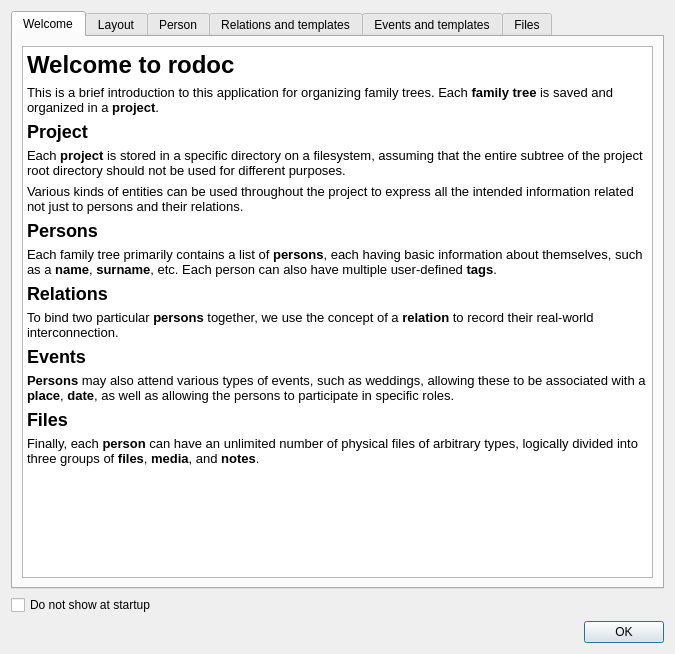
<?xml version="1.0" encoding="UTF-8"?>
<ui version="4.0">
 <class>HelpDialog</class>
 <widget class="QDialog" name="HelpDialog">
  <property name="geometry">
   <rect>
    <x>0</x>
    <y>0</y>
    <width>675</width>
    <height>654</height>
   </rect>
  </property>
  <property name="windowTitle">
   <string>Help</string>
  </property>
  <property name="windowIcon">
   <iconset resource="resources.qrc">
    <normaloff>:/resources/appIcon.svg</normaloff>:/resources/appIcon.svg</iconset>
  </property>
  <layout class="QVBoxLayout" name="verticalLayout">
   <item>
    <widget class="QTabWidget" name="tabWidget">
     <property name="currentIndex">
      <number>0</number>
     </property>
     <widget class="QWidget" name="tab">
      <attribute name="title">
       <string>Welcome</string>
      </attribute>
      <layout class="QVBoxLayout" name="verticalLayout_2">
       <item>
        <widget class="QTextEdit" name="welcome">
         <property name="readOnly">
          <bool>true</bool>
         </property>
         <property name="markdown">
          <string># Welcome to rodoc

This is a brief introduction to this application for organizing family trees.
Each **family tree** is saved and organized in a **project**.

## Project

Each **project** is stored in a specific directory on a filesystem, assuming that
the entire subtree of the project root directory should not be used for
different purposes.

Various kinds of entities can be used throughout the project to express all the
intended information related not just to persons and their relations.

## Persons

Each family tree primarily contains a list of **persons**, each having basic
information about themselves, such as a **name**, **surname**, etc. Each person
can also have multiple user-defined **tags**.

## Relations

To bind two particular **persons** together, we use the concept of a **relation**
to record their real-world interconnection.

## Events

**Persons** may also attend various types of events, such as weddings, allowing
these to be associated with a **place**, **date**, as well as allowing the
persons to participate in specific roles.

## Files

Finally, each **person** can have an unlimited number of physical files of
arbitrary types, logically divided into three groups of **files**, **media**, and 
**notes**.

</string>
         </property>
         <property name="html">
          <string>&lt;!DOCTYPE HTML PUBLIC &quot;-//W3C//DTD HTML 4.0//EN&quot; &quot;http://www.w3.org/TR/REC-html40/strict.dtd&quot;&gt;
&lt;html&gt;&lt;head&gt;&lt;meta name=&quot;qrichtext&quot; content=&quot;1&quot; /&gt;&lt;style type=&quot;text/css&quot;&gt;
p, li { white-space: pre-wrap; }
&lt;/style&gt;&lt;/head&gt;&lt;body style=&quot; font-family:'Noto Sans'; font-size:10pt; font-weight:400; font-style:normal;&quot;&gt;
&lt;h1 style=&quot; margin-top:0px; margin-bottom:0px; margin-left:0px; margin-right:0px; -qt-block-indent:0; text-indent:0px;&quot;&gt;&lt;span style=&quot; font-size:xx-large; font-weight:600;&quot;&gt;Welcome to rodoc&lt;/span&gt;&lt;/h1&gt;
&lt;p style=&quot; margin-top:6px; margin-bottom:6px; margin-left:0px; margin-right:0px; -qt-block-indent:0; text-indent:0px;&quot;&gt;This is a brief introduction to this application for organizing family trees. Each &lt;span style=&quot; font-weight:600;&quot;&gt;family tree&lt;/span&gt; is saved and organized in a &lt;span style=&quot; font-weight:600;&quot;&gt;project&lt;/span&gt;.&lt;/p&gt;
&lt;h2 style=&quot; margin-top:0px; margin-bottom:0px; margin-left:0px; margin-right:0px; -qt-block-indent:0; text-indent:0px;&quot;&gt;&lt;span style=&quot; font-size:x-large; font-weight:600;&quot;&gt;Project&lt;/span&gt;&lt;/h2&gt;
&lt;p style=&quot; margin-top:6px; margin-bottom:6px; margin-left:0px; margin-right:0px; -qt-block-indent:0; text-indent:0px;&quot;&gt;Each &lt;span style=&quot; font-weight:600;&quot;&gt;project&lt;/span&gt; is stored in a specific directory on a filesystem, assuming that the entire subtree of the project root directory should not be used for different purposes.&lt;/p&gt;
&lt;p style=&quot; margin-top:6px; margin-bottom:6px; margin-left:0px; margin-right:0px; -qt-block-indent:0; text-indent:0px;&quot;&gt;Various kinds of entities can be used throughout the project to express all the intended information related not just to persons and their relations.&lt;/p&gt;
&lt;h2 style=&quot; margin-top:0px; margin-bottom:0px; margin-left:0px; margin-right:0px; -qt-block-indent:0; text-indent:0px;&quot;&gt;&lt;span style=&quot; font-size:x-large; font-weight:600;&quot;&gt;Persons&lt;/span&gt;&lt;/h2&gt;
&lt;p style=&quot; margin-top:6px; margin-bottom:6px; margin-left:0px; margin-right:0px; -qt-block-indent:0; text-indent:0px;&quot;&gt;Each family tree primarily contains a list of &lt;span style=&quot; font-weight:600;&quot;&gt;persons&lt;/span&gt;, each having basic information about themselves, such as a &lt;span style=&quot; font-weight:600;&quot;&gt;name&lt;/span&gt;, &lt;span style=&quot; font-weight:600;&quot;&gt;surname&lt;/span&gt;, etc. Each person can also have multiple user-defined &lt;span style=&quot; font-weight:600;&quot;&gt;tags&lt;/span&gt;.&lt;/p&gt;
&lt;h2 style=&quot; margin-top:0px; margin-bottom:0px; margin-left:0px; margin-right:0px; -qt-block-indent:0; text-indent:0px;&quot;&gt;&lt;span style=&quot; font-size:x-large; font-weight:600;&quot;&gt;Relations&lt;/span&gt;&lt;/h2&gt;
&lt;p style=&quot; margin-top:6px; margin-bottom:6px; margin-left:0px; margin-right:0px; -qt-block-indent:0; text-indent:0px;&quot;&gt;To bind two particular &lt;span style=&quot; font-weight:600;&quot;&gt;persons&lt;/span&gt; together, we use the concept of a &lt;span style=&quot; font-weight:600;&quot;&gt;relation&lt;/span&gt; to record their real-world interconnection.&lt;/p&gt;
&lt;h2 style=&quot; margin-top:0px; margin-bottom:0px; margin-left:0px; margin-right:0px; -qt-block-indent:0; text-indent:0px;&quot;&gt;&lt;span style=&quot; font-size:x-large; font-weight:600;&quot;&gt;Events&lt;/span&gt;&lt;/h2&gt;
&lt;p style=&quot; margin-top:6px; margin-bottom:6px; margin-left:0px; margin-right:0px; -qt-block-indent:0; text-indent:0px;&quot;&gt;&lt;span style=&quot; font-weight:600;&quot;&gt;Persons&lt;/span&gt; may also attend various types of events, such as weddings, allowing these to be associated with a &lt;span style=&quot; font-weight:600;&quot;&gt;place&lt;/span&gt;, &lt;span style=&quot; font-weight:600;&quot;&gt;date&lt;/span&gt;, as well as allowing the persons to participate in specific roles.&lt;/p&gt;
&lt;h2 style=&quot; margin-top:0px; margin-bottom:0px; margin-left:0px; margin-right:0px; -qt-block-indent:0; text-indent:0px;&quot;&gt;&lt;span style=&quot; font-size:x-large; font-weight:600;&quot;&gt;Files&lt;/span&gt;&lt;/h2&gt;
&lt;p style=&quot; margin-top:6px; margin-bottom:6px; margin-left:0px; margin-right:0px; -qt-block-indent:0; text-indent:0px;&quot;&gt;Finally, each &lt;span style=&quot; font-weight:600;&quot;&gt;person&lt;/span&gt; can have an unlimited number of physical files of arbitrary types, logically divided into three groups of &lt;span style=&quot; font-weight:600;&quot;&gt;files&lt;/span&gt;, &lt;span style=&quot; font-weight:600;&quot;&gt;media&lt;/span&gt;, and &lt;span style=&quot; font-weight:600;&quot;&gt;notes&lt;/span&gt;.&lt;/p&gt;&lt;/body&gt;&lt;/html&gt;</string>
         </property>
        </widget>
       </item>
      </layout>
     </widget>
     <widget class="QWidget" name="tab_2">
      <attribute name="title">
       <string>Layout</string>
      </attribute>
      <layout class="QHBoxLayout" name="horizontalLayout">
       <item>
        <widget class="QTextEdit" name="layout">
         <property name="readOnly">
          <bool>true</bool>
         </property>
         <property name="markdown">
          <string># Layout

The **main window** has its **menu** and two separate **panels**.

## Menu

**The menu** is for using the app functions.

- Changing the **settings**
- Saving and opening **projects**
- Editing **templates**
- Making **exports**
- **Importing** data

## Panels

The left panel displays the information regarding the active person or
so-called **proband**, while the right panel serves for the **family tree**
visualization.

### Left Panel

The left panel contains the name of the **proband** at the top, and next to that
options to create a new person or delete the current one. Under that, there are
several tabs:

- **General** serves for changing the default **proband** information and **tags**
- Tabs **relations**, **events**, **files**, **media**, and **notes** permits
  organizing the same-named entities

### Right Panel

The right panel is also internally organized into three tabs where every view
is interactive.

1.  **Project overview** is a list of all **entities**, which can be filtered.
2.  **Close family** is a diagram of all persons in relation to the **proband**.
    These persons are separated into three generations.
3.  **Tree view** is a diagram of the **family tree** showing the so-called *hourglass
    shape diagram. The number of generations shown can be configured, it is
    also possible to zoom in and out the view.
</string>
         </property>
        </widget>
       </item>
      </layout>
     </widget>
     <widget class="QWidget" name="tab_3">
      <attribute name="title">
       <string>Person</string>
      </attribute>
      <layout class="QVBoxLayout" name="verticalLayout_3">
       <item>
        <widget class="QTextEdit" name="persons">
         <property name="readOnly">
          <bool>true</bool>
         </property>
         <property name="markdown">
          <string># Person

Each **person** has a set of values that can be edited:

- **Titles** before and after a full name (e.g., *M.Sc.* or *Ph.D.*)
- **Name** (e.g., *John*)
- **Surname** (e.g., *Swanson*)
- **Birthname** (e.g., *Smith*)
- **Gender** (e.g., *Male*)
- **Date of birth** (e.g., *23. 2. 2000*)
- **Place of birth** (e.g., *Prague*)
- Flag for an **alive** person, otherwise a **date** and **place of death**

## Dates

Every **date** value can actually be:

- **Unknown** as a special value for missing information
- Just a **single date** (e.g., *23. 2. 2000*)
- **Range** of two dates (e.g., *From: 23. 2. 2000 to: 25. 2. 2000*)

Each date can also be associated with an optional **note** allowing to hold any
information intended.

## Tags

**Tag** is a pair of a **name** and its **value**. Each person can be associated
with an arbitrary number of such tags. However, they need to be unique.
Whenever a new tag name is used for the first time, it becomes globally
available within the entire project.

</string>
         </property>
        </widget>
       </item>
      </layout>
     </widget>
     <widget class="QWidget" name="tab_5">
      <attribute name="title">
       <string>Relations and templates</string>
      </attribute>
      <layout class="QHBoxLayout" name="horizontalLayout_2">
       <item>
        <widget class="QTextEdit" name="relations">
         <property name="readOnly">
          <bool>true</bool>
         </property>
         <property name="markdown">
          <string># Relations

**Relation** entity allows to bind two particular persons together to represent
their real-world relationship. Each relation has these two pieces of
information:

- **First person** (e.g., *John Swanson*)
- **Second person** (e.g., *Roy Swanson*)

In order not to be restrained by a hard-wired list of permitted relations, the
concept of a **relation template** was introduced.

## Relation Templates

Each template has the following characteristics:

- **Title** (e.g., *Fatherhood*)
- **Description** (e.g., *Relation between a father and a child*)
- Name of the **first person** (e.g., *father*)
- Name of the **second person** (e.g., *child*)
- **Generation difference** (e.g., *-1*)
- **Trait** (e.g., *Fatherhood*)

### Generation Difference

**Generation difference** describes which person is older and which one is
younger. Any number can be possibly provided, but only **-1**, **0**, and **1**
usually make sense.

- **-1** means that the first person is older,
- **0** means that both persons are in the same generation
- **1** means that the first person is younger.

### Trait

**Trait** determines how a particular **relation** is intended to be
interpretted. The given list of possibilities shadows the real world.

- **No special trait** (e.g., *Uncle-Nephew*)
- **Motherhood** (e.g., *Mother-Daughter*)
- **Fatherhood** (e.g., *Father-Son*)
- **Partnership** (e.g., *Marriage*)
- **Sibling** (e.g., *Brother-Sister*)

### Predefined Templates

Relation templates must be created first before they can be used. While it is
possible to introduce specific user-defined templates, several widely used
templates were already predefined and are available for import:

- **Fatherhood**
- **Motherhood**
- **Adoptive motherhood**
- **Adoptive fatherhood**
- **Partnership**
- **Marriage**
- **Brotherhood**
- **Sisterhood**
- **Siblings**

## Promotion

When a **person** has several **relations** of the same and supported **trait**
(e.g., *Father*, *Mother*, *Partner*, ...), one of them can be declared as **promoted
**, i.e., considered as the main one.

## Suggestions

After a new **relation** is created, several **suggestions** for additional
plausible relations that can be inferred are automatically offered in order to
smooth the entire process.

- **Partnership relation** -&gt; share children between both of them
- **Sibling relation** -&gt; share parents
- **Parent relation** -&gt; children are bound as siblings, partners as parents, and
  vice versa
</string>
         </property>
        </widget>
       </item>
      </layout>
     </widget>
     <widget class="QWidget" name="tab_4">
      <attribute name="title">
       <string>Events and templates</string>
      </attribute>
      <layout class="QHBoxLayout" name="horizontalLayout_3">
       <item>
        <widget class="QTextEdit" name="events">
         <property name="readOnly">
          <bool>true</bool>
         </property>
         <property name="markdown">
          <string># Events

**Event** entity allows to describe a particular event and associate it with the
following pieces of information:

- **Date** (e.g., *20. 7. 2023*)
- **Place** (e.g., *Prague, Czech Republic*)
- **List of an arbitrary number of persons** acting as participants

In order to make the concept of events more generic and not limit ourselves to
certain hard-wired event types only, each event is derived from a particular **event template
**.

## Event Templates

Each template has the following characteristics:

- **Title** (e.g., *Wedding*)
- **Description** (e.g., *A social event mainly between soon to be wife and
  husband.*)
- Flag activating a **date** (e.g., *enabled*)
- Flag activating a **place** (e.g., *disabled*)
- Arbitrary number of **roles** allowing to distinguish individual **participating persons
  (e.g., *groom*, *bride*, ...)
- Flag allowing **additional participating persons** without any roles assigned

## Predefined Templates

Event templates must be created first before they can be used. While it is
possible to introduce specific user-defined templates, several widely used
templates were already predefined and are available for import:

- **Wedding**
- **Divorce**
- **Funeral**
- **Graduation**
</string>
         </property>
        </widget>
       </item>
      </layout>
     </widget>
     <widget class="QWidget" name="tab_6">
      <attribute name="title">
       <string>Files</string>
      </attribute>
      <layout class="QHBoxLayout" name="horizontalLayout_4">
       <item>
        <widget class="QTextEdit" name="files">
         <property name="readOnly">
          <bool>true</bool>
         </property>
         <property name="markdown">
          <string># Files, Notes &amp; Media

Each person can have an unlimited number of **files**, **media**, and **notes**.
To organize files easily, every **person** has a separate virtual directory for
each file type. When a file is already added to the database, it can be **shared
among other persons without making **duplicates**.

## Virtual Directories

Every virtual directory can be organized individually, just like in every file
manager.

- **Renaming** a file or a directory. When renaming a file, it will be renamed
  for all persons, but the names of directories are not shared
- **Deleting** a file or a directory
- **Creating** a new directory
- **Adding** new files

Keep in mind that all the files need to be in a directory, thus there is always
the **root** directory that cannot be deleted, but it can be renamed.

## Adding Files

We have three options for adding files:

1.  Choosing a file that is **already in the database**
2.  Making a **copy** of an already existing file from a computer
3.  Creating a completely **new and empty file**

To keep the project internally consistent and clean, files are **permanently
removed** upon saving the project if it happens that no **person** has access to
them.

</string>
         </property>
        </widget>
       </item>
      </layout>
     </widget>
    </widget>
   </item>
   <item>
    <widget class="QCheckBox" name="help">
     <property name="text">
      <string>Do not show at startup</string>
     </property>
    </widget>
   </item>
   <item>
    <widget class="QDialogButtonBox" name="buttonBox">
     <property name="orientation">
      <enum>Qt::Horizontal</enum>
     </property>
     <property name="standardButtons">
      <set>QDialogButtonBox::Ok</set>
     </property>
    </widget>
   </item>
  </layout>
 </widget>
 <resources>
  <include location="resources.qrc"/>
 </resources>
 <connections>
  <connection>
   <sender>buttonBox</sender>
   <signal>accepted()</signal>
   <receiver>HelpDialog</receiver>
   <slot>accept()</slot>
   <hints>
    <hint type="sourcelabel">
     <x>248</x>
     <y>254</y>
    </hint>
    <hint type="destinationlabel">
     <x>157</x>
     <y>274</y>
    </hint>
   </hints>
  </connection>
 </connections>
</ui>
